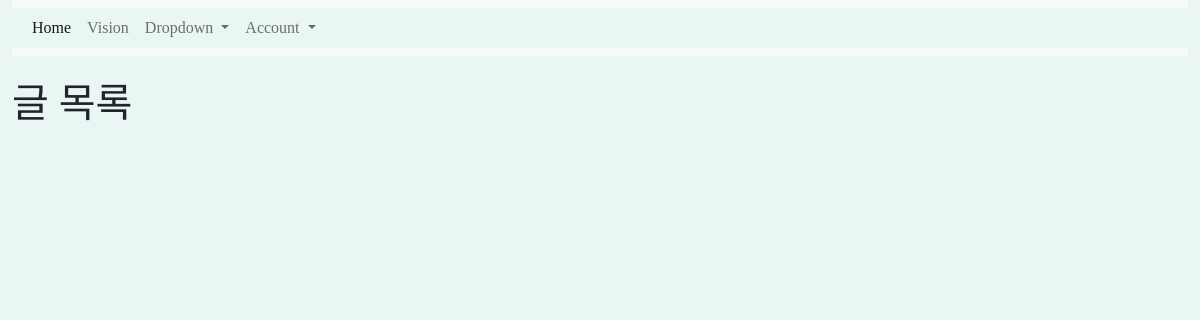
Page /posts/ (signed in) on the earlier database version.
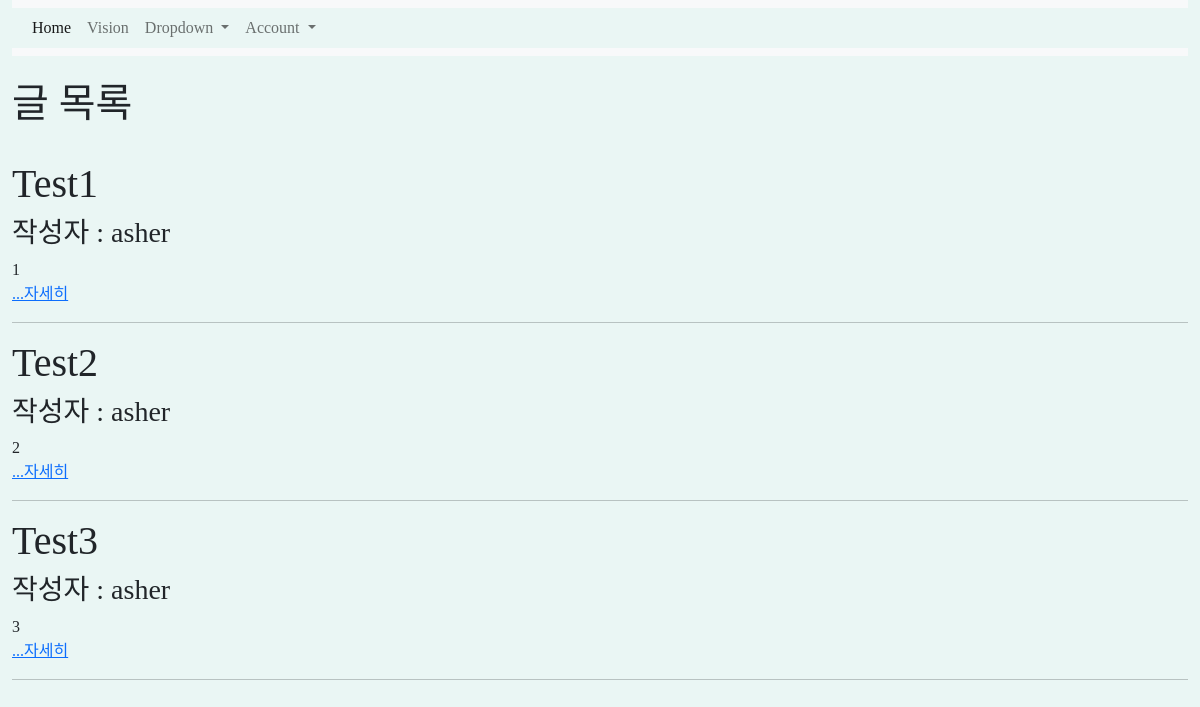
Same page on the later database version.
### main/models.py (models this page shows, shortened)
class Post(models.Model):
    id = models.AutoField(primary_key=True)
    title = models.CharField(max_length=200)
    writer = models.ForeignKey(User, on_delete=models.CASCADE)
    pub_date = models.DateTimeField()
    body = models.TextField()
    image = models.ImageField(upload_to="post/", blank=True, null=True)
    def summary(self):
        return self.body[:20]

### main/views.py (the view)
# urls.py: path('posts/', posts, name="posts"),
def posts(request):
    posts = Post.objects.all()
    return render(request, 'main/posts.html', {'posts': posts})

### main/templates/main/posts.html
{% extends 'base.html' %}
{% load static %}
    {% block content %}
        <br>
    {% if user.is_authenticated %}
        <h1>글 목록</h1><br>
        <div>
        {% for post in posts %}
        <div>
            <h1>{{post.title}}</h1>
            {% if post.writer %}
            {% if 'user' in post.writer.username %}
                <h3>작성자 : {{ post.writer.last_name }} {{ post.writer.first_name }}</h3>
            {% else %}
                <h3>작성자 : {{ post.writer }}</h3>
            {% endif %}
            {% else %}
                <h3>작성자 : 알 수 없음</h3>
            {% endif %}
            {{post.summary}}<br>
                <a href="{% url 'main:detail' post.id %}">...자세히</a><hr>
        </div>
    {% endfor %}
        </div>
    {% else %}
        <a href="{% url 'account_login'%}" class="btn btn-warning">로그인</a>
        <a href="{% url 'account_signup' %}" class="btn btn-warning">회원가입</a>
    {% endif %}
{% endblock %}

### basic/templates/base.html (shortened to what this page needs)
<!DOCTYPE html>
{% load static %}
<html lang="en">
<head>
    <link href="https://cdn.jsdelivr.net/npm/bootstrap@5.1.3/dist/css/bootstrap.min.css" rel="stylesheet">
    <link rel="stylesheet" type="text/css" href="{% static 'css/show.css' %}">
    <link rel="stylesheet" type="text/css" href="{% static 'css/photo.css' %}">
    <link rel="stylesheet" type="text/css" href="{% static 'css/hobby.css' %}">
</head>
<body>
    <div class="container" style="height: 100vh; max-width: 100%;">
        {% include 'shared/_navbar.html' %}
        {% block content %}
        {% endblock %}
    </div>
</body>

### basic/templates/shared/_navbar.html (shortened to what this page needs)
<nav class="navbar navbar-expand-lg navbar-light bg-light">
    <div class="container-fluid">
        <div class="collapse navbar-collapse" id="navbarSupportedContent">
        <ul class="navbar-nav me-auto mb-2 mb-lg-0">
            <li class="nav-item">
            <a class="nav-link active" aria-current="page" href="{%url 'main:showmain' %}">Home</a>
            </li>
            <li class="nav-item">
            <a class="nav-link" href="{%url 'main:showhistory' %}">Vision</a>
            </li>
            <li class="nav-item dropdown">
            <a class="nav-link dropdown-toggle" href="#" id="navbarDropdown" role="button" data-bs-toggle="dropdown" aria-expanded="false">
                Dropdown
            </a>
            </li>
            <li class="nav-item dropdown">
            <a class="nav-link dropdown-toggle" href="#" id="navbarDropdown" role="button" data-bs-toggle="dropdown" aria-expanded="false">
            Account
            </a>
            </li>
        </ul>
        </div>
    </div>
    </nav>

### basic/static/css/show.css (style rules this page uses)
* { background-color: #eaf6f4; font-family: 'Cormorant Garamond'; }

Differences in the rows shown:
added Post: title "Test1", writer "asher", summary "1"
added Post: title "Test2", writer "asher", summary "2"
added Post: title "Test3", writer "asher", summary "3"
